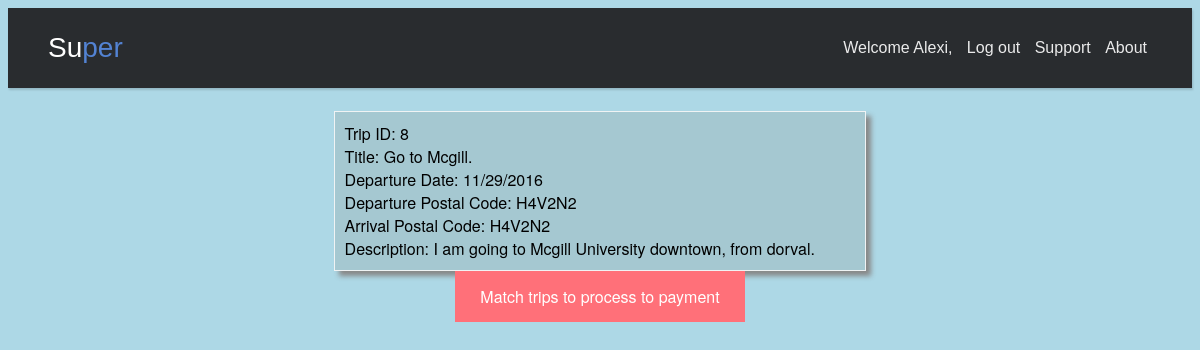
The page /matchPost.php?match=1 (signed in) on the database its author committed.
### tables this page shows
CREATE TABLE trip
(
  TID INT(11) NOT NULL AUTO_INCREMENT,
  authorID INT(11) NOT NULL,
  dDate VARCHAR(50) NOT NULL,  
  dCity VARCHAR(10) NOT NULL,	 
  aCity VARCHAR(15) NOT NULL,	 
  dPostal VARCHAR(20) DEFAULT NULL,	 
  aPostal VARCHAR(20) DEFAULT NULL, 
  Description VARCHAR(200) DEFAULT NULL,
  Restriction BOOLEAN DEFAULT NULL,
  Title VARCHAR(200) DEFAULT NULL,
  Comments VARCHAR(200) DEFAULT NULL,
  Category VARCHAR(15) NOT NULL,
  Role INT(3),
   
  matchedID INT(11) DEFAULT NULL,
  PRIMARY KEY(TID),
  FOREIGN KEY (authorID) REFERENCES member (MID)
    ON DELETE CASCADE
    ON UPDATE CASCADE,
  FOREIGN KEY (matchedID) REFERENCES trip (TID)
    ON DELETE CASCADE
    ON UPDATE CASCADE
);

### matchPost.php (the view, shortened to what this page needs)
<!DOCTYPE html>
<html>
<head>
</head>
<body>
<header class="header-basic">
    <link rel="stylesheet" type="text/css" href="assets/css/header.css">
    <link rel="stylesheet" type="text/css" href="assets/css/addPost.css"/>
    <link rel="stylesheet" type="text/css" href="assets/css/main.css"/>
    <div class="header-limiter">
        <h1><a href="index.php">Su<span>per</span></a></h1>
        <nav>
            <?php
            if(isset($_SESSION['user'])){
                echo"<a>Welcome ".$_SESSION['userName'].", </a>
                     <a href=\"logout.php?logout=true\">Log out</a>";
            }else{
                echo"<a href=\"login.php\">Log in</a>";
            }
            ?>
            <a href="#">Support</a>
            <a href="#">About</a>
        </nav>
    </div>
</header>
<div class="match" style="text-align: center">
    <?php
    if(isset($_SESSION['newPost'])){
        $lastID = $_SESSION['newPost'];
        $user = $_SESSION['user'];
        $role = $_SESSION['role'];
        if($role=='rider'){
            $lookingStatus=1;
        }else{
            $lookingStatus=0;
        }
        $servername = "vpc353_2.encs.concordia.ca";
        $username = "vpc353_2";
        $password = "A5DNm8";
        $dbname = "vpc353_2";
        $conn = new mysqli($servername, $username, $password, $dbname);
        $sql = "SELECT * FROM trip t1, trip t2
                  WHERE t1.dDate=t2.dDate and t1.dCity=t2.dCity
                  and t1.aCity=t2.aCity and t1.authorID='$user' and t2.authorID!='$user'
                  and t2.Role=$lookingStatus and t1.TID=$lastID
                  and t1.Role!=2";
        $result = $conn->query($sql);
        if ($result->num_rows > 0) {
            while($row = $result->fetch_assoc()) {
                $TID =  $row["TID"];
                echo "<br><div class='serviceContent'>";
                echo "Trip ID: ".$row['TID'];
                echo "<br>Title: ".$row['Title'];
                echo "<br>Departure Date: ".$row['dDate'];
                echo "<br>Departure Postal Code: ".$row['dPostal'];
                echo "<br>Arrival Postal Code: ".$row['aPostal'];
                echo "<br>Description: ".$row['Description'];
                echo "</div>";
                echo '<a target="_blank" href="action_match.php?match='.$TID.'">Match trips to process to payment</a><p>';
            }
        } else {
            echo "<br><span style='color:orangered;'>No matched</span> trip has been found";
        }
    }
    ?>
</div>
</body>
</html>

### assets/css/header.css (style rules this page uses)
.header-basic { background-color: #292c2f; box-shadow: 1px 2px 2px rgba(0, 0, 0, 0.15); padding: 20px 40px; height: 80px; box-sizing: border-box; }
.header-basic .header-limiter { max-width: 1200px; text-align: center; margin: 0 auto; }
.header-basic .header-limiter h1 { float: left; font: normal 28px Cookie, Arial, Helvetica, sans-serif; line-height: 40px; margin: 0; }
.header-basic .header-limiter h1 span { color: #5383d3; }
.header-basic .header-limiter a { color: #ffffff; text-decoration: none; }
.header-basic .header-limiter nav { font:16px Arial, Helvetica, sans-serif; line-height: 40px; float: right; }
.header-basic .header-limiter nav a { display: inline-block; padding: 0 5px; text-decoration:none; color: #ffffff; font-size: 16px; opacity: 0.9; }

### assets/css/addPost.css (style rules this page uses)
body { background-color: lightblue; font-family: 'Exo 2', "Helvetica Neue",Helvetica,Arial,sans-serif; }

### assets/css/main.css (style rules this page uses)
.match { width: 45%; position: relative; margin: auto; }
.match .serviceContent { width:auto; padding: 10px; text-align: left; border: 1px solid #f0f3f4; }
.serviceContent { background: rgba(145, 156, 152, 0.27); box-shadow: 5px 5px 5px #888888; }
.match a { background-color: #ff7079; color: white; width: 45%; padding: 14px 25px; text-align: center; text-decoration: none; display: inline-block; }

### rows shown on the page
trip: trip.TID "8", trip.Title "Go to Mcgill.", trip.dDate "11/29/2016", trip.dPostal "H4V2N2", trip.aPostal "H4V2N2", trip.Description "I am going to Mcgill University downtown, from dorval."

### other values the page prints
$_SESSION['userName'] "Alexi"
